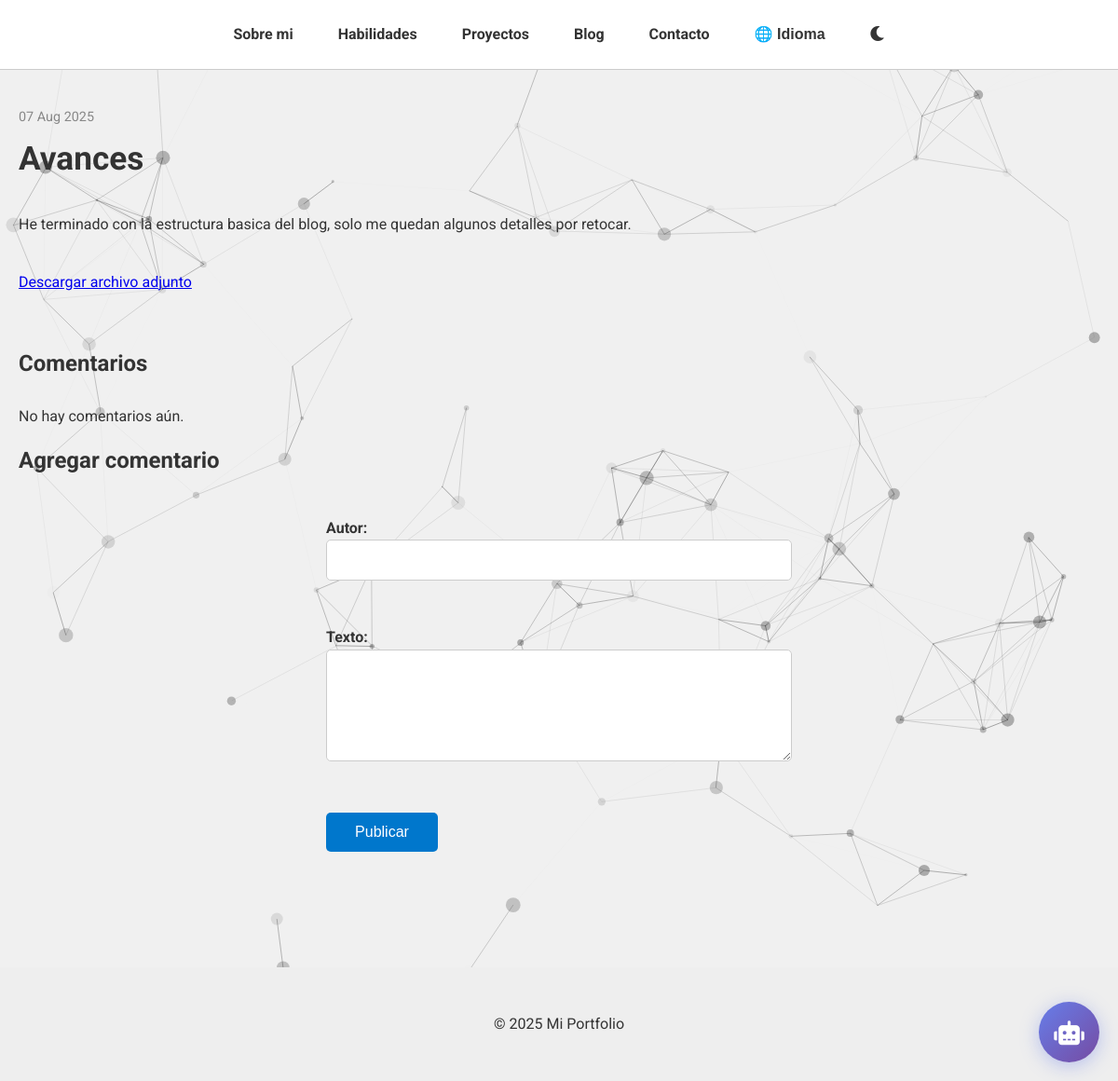
/blog/5/, run on the app's committed database.
### blog/models.py (models this page shows, shortened)
class Post(models.Model):
    titulo = models.CharField(max_length=200)
    contenido = models.TextField()
    fecha_publicacion = models.DateTimeField(default=timezone.now)

class ArchivoMultimedia(models.Model):
    post = models.ForeignKey(Post, related_name='archivos', on_delete=models.CASCADE)
    archivo = models.FileField(upload_to='archivos_post/')

### blog/views.py (the view)
# urls.py: path('<int:pk>/', views.detalle_post, name='detalle_post'),
def detalle_post(request, pk):
    post = get_object_or_404(Post, pk=pk)
    comentarios = post.comentarios.order_by('-fecha')
    if request.method == 'POST':
        form = ComentarioForm(request.POST)
        if form.is_valid():
            comentario = form.save(commit=False)
            comentario.post = post
            comentario.save()
    else:
        form = ComentarioForm()
    return render(request, 'blog/post_detail.html', {
        'post': post,
        'comentarios': comentarios,
        'form': form
    })

### blog/forms.py
class ComentarioForm(forms.ModelForm):
    class Meta:
        model = Comentario
        fields = ['autor', 'texto']

### blog/templates/blog/post_detail.html (shortened to what this page needs)
{% extends "base.html" %}
{% load static %}
{% block content %}
<section class="seccion">
  <p class="post-fecha">{{ post.fecha_publicacion|date:"d M Y" }}</p>
  <h2>{{ post.titulo }}</h2>
  <p>{{ post.contenido|linebreaks }}</p>
  <div class="imagenes-contenedor">
    {% for archivo in post.archivos.all %}
      {% if archivo.archivo.url|lower|slice:"-4:" == ".jpg" or archivo.archivo.url|lower|slice:"-4:" == ".png" or archivo.archivo.url|lower|slice:"-5:" == ".jpeg" or archivo.archivo.url|lower|slice:"-4:" == ".gif" %}
        <img src="{{ archivo.archivo.url }}" class="detalle-img">
      {% else %}
        <p><a href="{{ archivo.archivo.url }}" target="_blank">Descargar archivo adjunto</a></p>
      {% endif %}
    {% endfor %}
  </div>
  <h3 style="margin-top: 40px;">Comentarios</h3>
  {% for comentario in comentarios %}
    <div class="comentario">
      <strong>{{ comentario.autor }}</strong>: {{ comentario.texto }}
    </div>
  {% empty %}
    <p>No hay comentarios aún.</p>
  {% endfor %}
  <h3>Agregar comentario</h3>
  <form method="post">
    {{ form.as_p }}
    <button type="submit" class="boton-descarga">Publicar</button>
  </form>
</section>
{% endblock %}

### static/styles.css (style rules this page uses)
:root { --bg-light: #f0f0f0; --bg-dark: #000; --text-light: #333; --text-dark: #f1f1f1; --card-bg-light: #ffffff; --card-bg-dark: #2e2e2e; --accent-color: #0077cc; --accent-hover: #005fa3; --success-color: #28a745; --success-hover: #218838; --border-light: #ccc; --border-dark: #555; --shadow-light: 0 4px 10px rgba(0,0,0,0.1); --shadow-dark: 0 4px 12px rgba(255,255,255,0.05); --shadow-hover: 0 8px 15px rgba(0,119,204,0.4); }
* { box-sizing: border-box; }
html { scroll-behavior: smooth; }
body { margin: 0; font-family: 'Roboto', sans-serif; background: var(--bg-light); color: var(--text-light); transition: background 0.5s, color 0.5s; overflow-x: hidden; line-height: 1.6; }
h1, h2, h3 { margin-top: 0; }
h2 { font-size: clamp(1.5rem, 3.5vw, 2.2rem); }
h3 { font-size: clamp(1.2rem, 3vw, 1.5rem); }
p { font-size: clamp(0.9rem, 2.5vw, 1rem); }
.seccion { padding: 100px 20px 60px; max-width: 960px; margin: 0 auto; position: relative; z-index: 1; }
.boton-descarga { display: inline-block; margin-top: 1rem; padding: 0.75rem 1.5rem; background-color: var(--success-color); color: white; text-decoration: none; border-radius: 5px; transition: background 0.3s; font-size: clamp(0.9rem, 2.5vw, 1rem); }
form { display: flex; flex-direction: column; gap: 1rem; max-width: 500px; margin: 0 auto; width: 100%; }
form label { font-weight: bold; font-size: clamp(0.9rem, 2.5vw, 1rem); }
form input, form textarea { width: 100%; padding: 0.75rem; border: 1px solid var(--border-light); border-radius: 5px; font-size: clamp(0.9rem, 2.5vw, 1rem); }
form textarea { height: 120px; resize: vertical; min-height: 80px; }
form button[type="submit"] { padding: 0.75rem 1.5rem; background-color: var(--accent-color); color: #fff; border: none; border-radius: 5px; font-size: clamp(0.9rem, 2.5vw, 1rem); cursor: pointer; transition: background 0.3s; align-self: flex-start; min-width: 120px; }
@media (min-width: 1200px) { .seccion { max-width: 1200px; } }
.post-fecha { font-size: 0.9rem; color: #888; margin-bottom: 5px; }
.imagenes-contenedor { display: flex; flex-wrap: wrap; gap: 10px; margin-top: 20px; }

### templates/base.html (style rules this page uses)
html { scroll-behavior: smooth; }

### data on the page
Post: fecha_publicacion "07 Aug 2025", titulo "Avances", contenido "He terminado con la estructura basica del blog, solo me quedan algunos detalles por retocar."
